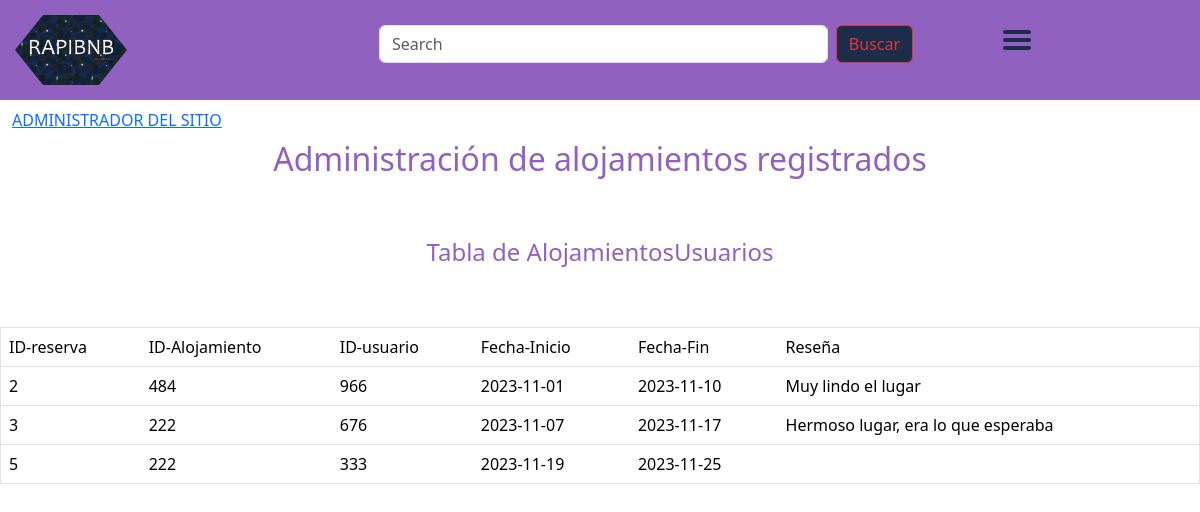
Page /administrador/listareservas.php (signed in) on the committed database.
### tables this page shows
CREATE TABLE `registroreserva` (
  `id` int(11) NOT NULL DEFAULT current_timestamp(),
  `idalojamiento` int(11) NOT NULL,
  `idusuario` int(11) NOT NULL,
  `fechainicio` date NOT NULL,
  `fechafin` date NOT NULL,
  `comentario` varchar(300) NOT NULL,
  `estado` varchar(20) NOT NULL
);

### administrador/listareservas.php (the view, shortened to what this page needs)
<html>
<head>
    <link rel="stylesheet" href="../externo/estilos.css" type="text/css">
    <link rel="stylesheet" href="https://cdn.jsdelivr.net/npm/bootstrap@4.6.2/dist/css/bootstrap.min.css">
    <link rel="stylesheet" href="https://cdn.jsdelivr.net/npm/bootstrap@5.3.1/dist/css/bootstrap.min.css">
</head>
<body>
<header>
  <nav>
    <div class="grid-container">
      <div class="grid-item" style="text-align: left;">
        <a href="indexadm.php"> <img alt="logo" src="../img/logo1.png" style="width: 7em; "></a>
      </div>
      <div class="grid-item" style="text-align: center; padding: 20px;">
        <form class="d-flex" role="search">
          <input class="form-control me-2" type="search" placeholder="Search" aria-label="Search">
          <a class="nav-link active" aria-current="page" href="#">
            <button type="button" class="btn btn-outline-danger" style="background-color: #1D2C49; ">
              Buscar
            </button></a>
        </form>
      </div>
      <div class="grid-item" style="text-align: right; padding: 20px; align-content: center;">
        <div class="hamburger">
          <div class="_layer -top"></div>
          <div class="_layer -mid"></div>
          <div class="_layer -bottom"></div>
        </div>
      </div>
  </nav>
</header>
<main>
<div class="navbar">
    <div class="navbar-inner">
      <div class="container">
        <div class="nav-collapse">
          <ul class="nav">
            <li class=""><a href="indexadm.php">ADMINISTRADOR DEL SITIO</a></li>
          </ul>
        </div>
      </div>
    </div>
  </div>
  <div class="row">
    <h2 class="titulo"> Administración de alojamientos registrados</h2>
    <h4 class="titulo">Tabla de AlojamientosUsuarios</h4>
    <div class="row-fluid">
      <?php
      require('../basedatos/conexion.php');
      $sql = ("SELECT * FROM registroreserva");
      $query = mysqli_query($conexRapiBnB, $sql);
      echo "<table border='1'; class='table table-hover';>";
      echo "<td>ID-reserva </td>";
      echo "<td>ID-Alojamiento</td>";
      echo "<td>ID-usuario</td>";
      echo "<td>Fecha-Inicio</td>";
      echo "<td>Fecha-Fin</td>";
      echo "<td>Reseña</td>";
      ?>
      <?php
      while ($arreglo = mysqli_fetch_array($query)) {
      ?>
        <td> <?php echo $arreglo['id']  ?></td>
        <td> <?php echo $arreglo['idalojamiento']  ?></td>
        <td> <?php echo $arreglo['idusuario']  ?></td>
        <td> <?php echo $arreglo['fechainicio']  ?> </td>
        <td> <?php echo $arreglo['fechafin']  ?></td>
        <td> <?php echo $arreglo['comentario']  ?></td>
      <?php
      }
      echo "</table>";
      ?>
    </div>
  </div>
</main>
</body>

### externo/estilos.css (style rules this page uses)
body { font-family: serif; }
.titulo { color: rgb(145, 97, 191); text-align: center; margin-bottom: 60px; }
.grid-container { display: grid; column-gap: 30px; grid-template-columns: auto auto auto; padding: 5px; z-index: 1000; }
.grid-item { padding: 10px; text-align: center; }
header { width: 100%; height: 100px; background-color: rgb(145, 97, 191); }

### administrador/listareservas.php (style rules this page uses)
.hamburger { position: fixed; background-color: transparent; top: 10; height: 30px; width: 30px; padding: 20px 20px; -webkit-transform: translate3d(0, 0, 0); transform: translate3d(0, 0, 0); -webkit-transition: -webkit-transform 0.25s cubic-bezier(0.05, 1.04, 0.72, 0.98); transition: transform 0.25s cubic-bezier(0.05, 1.04, 0.72, 0.98); z-index: 1002; cursor: pointer; -webkit-user-select: none; -moz-user-select: none; -ms-user-select: none; user-select: none; }
._layer { background: #1D2C49; margin-bottom: 4px; border-radius: 2px; width: 28px; height: 4px; opacity: 10; -webkit-transform: translate3d(0, 0, 0); transform: translate3d(0, 0, 0); -webkit-transition: all 0.25s cubic-bezier(0.05, 1.04, 0.72, 0.98); transition: all 0.25s cubic-bezier(0.05, 1.04, 0.72, 0.98); }

### rows in the picture
registroreserva: id "2", idalojamiento "484", idusuario "966", fechainicio "2023-11-01", fechafin "2023-11-10", comentario "Muy lindo el lugar"
registroreserva: id "3", idalojamiento "222", idusuario "676", fechainicio "2023-11-07", fechafin "2023-11-17", comentario "Hermoso lugar, era lo que esperaba"
registroreserva: id "5", idalojamiento "222", idusuario "333", fechainicio "2023-11-19", fechafin "2023-11-25"
